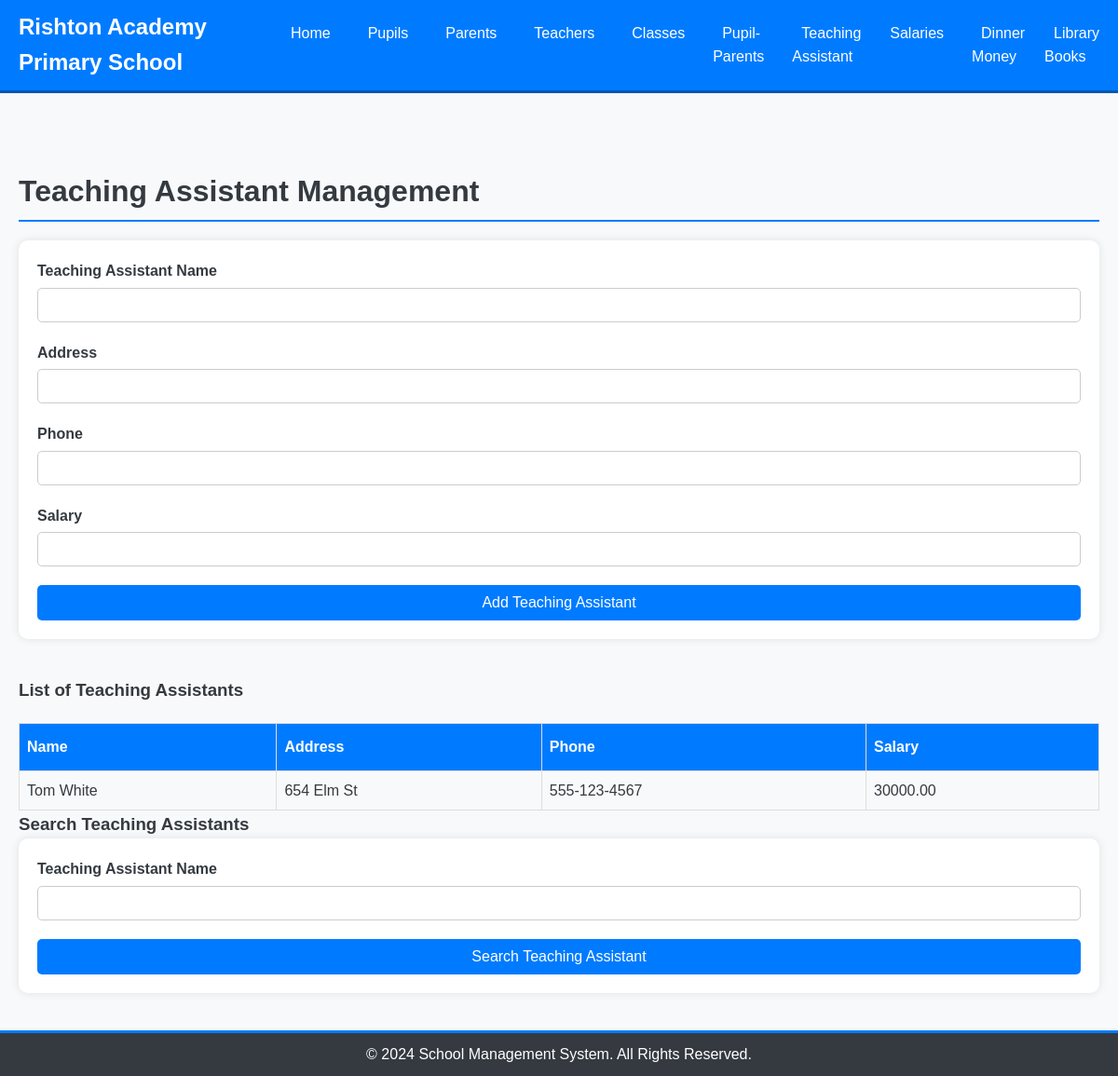
/teaching_assistant.php, run on the app's committed database.
### tables this page shows
CREATE TABLE `TeachingAssistants` (
  `TAID` int(11) NOT NULL,
  `Name` varchar(255) NOT NULL,
  `Address` varchar(255) NOT NULL,
  `Phone` varchar(255) DEFAULT NULL,
  `Salary` decimal(10,2) DEFAULT NULL
);

### teaching_assistant.php (the view, shortened to what this page needs)
<?php include 'templates/layout.php'; ?>
<?php include 'includes/db_connect.php'; ?>
<div class="container">
    <section class="teaching-assistant-management">
        <h2>Teaching Assistant Management</h2>
        <form method="post" action="teaching_assistant.php" class="form-teaching-assistant">
            <div class="form-group">
                <label for="name">Teaching Assistant Name</label>
                <input type="text" id="name" name="name" required>
            </div>
            <div class="form-group">
                <label for="address">Address</label>
                <input type="text" id="address" name="address" required>
            </div>
            <div class="form-group">
                <label for="phone">Phone</label>
                <input type="text" id="phone" name="phone">
            </div>
            <div class="form-group">
                <label for="salary">Salary</label>
                <input type="number" step="0.01" id="salary" name="salary">
            </div>
            <button type="submit" name="add_teaching_assistant" class="btn btn-primary">Add Teaching Assistant</button>
        </form>
        <h3>List of Teaching Assistants</h3>
        <table class="teaching-assistants-table">
            <thead>
                <tr>
                    <th>Name</th>
                    <th>Address</th>
                    <th>Phone</th>
                    <th>Salary</th>
                </tr>
            </thead>
            <tbody>
                <?php
                $result = $link->query("SELECT * FROM TeachingAssistants");
                while($row = $result->fetch_assoc()) {
                    echo "<tr>
                            <td>" . $row['Name'] . "</td>
                            <td>" . $row['Address'] . "</td>
                            <td>" . $row['Phone'] . "</td>
                            <td>" . $row['Salary'] . "</td>
                        </tr>";
                }
                ?>
            </tbody>
        </table>
        <h3>Search Teaching Assistants</h3>
        <form method="get" action="teaching_assistant.php" class="form-teaching-assistant">
            <div class="form-group">
                <label for="search_name">Teaching Assistant Name</label>
                <input type="text" id="search_name" name="search_name" required>
            </div>
            <button type="submit" name="search_teaching_assistant" class="btn btn-primary">Search Teaching Assistant</button>
        </form>
    </section>
</div>
<footer>
    <div class="container">
        <p>&copy; 2024 School Management System. All Rights Reserved.</p>
    </div>
</footer>
</body>
</html>

### css/styles.css (style rules this page uses)
* { margin: 0; padding: 0; box-sizing: border-box; font-family: Arial, sans-serif; }
body { background-color: #f8f9fa; color: #343a40; line-height: 1.6; }
.container { max-width: 1200px; margin: auto; padding: 0 20px; }
footer { background: #343a40; color: #fff; text-align: center; padding: 10px 0; border-top: 3px solid #007bff; }
footer p { margin: 0; }
.form-group { margin-bottom: 20px; }
.form-group label { margin-bottom: 5px; display: block; font-weight: bold; }
.form-group input, .form-group textarea, .form-group select { width: 100%; padding: 10px; border-radius: 5px; border: 1px solid #ccc; }
.btn { background: #007bff; color: #fff; padding: 10px 20px; text-decoration: none; border-radius: 5px; transition: background 0.3s; cursor: pointer; border: none; font-size: 1em; }
.teaching-assistant-management { margin-top: 40px; }
.teaching-assistant-management h2 { font-size: 2em; margin-bottom: 20px; border-bottom: 2px solid #007bff; padding-bottom: 5px; }
.form-teaching-assistant { display: flex; flex-direction: column; margin-bottom: 40px; padding: 20px; background: #fff; border-radius: 10px; box-shadow: 0 0 10px rgba(0, 0, 0, 0.1); }
.teaching-assistants-table { width: 100%; border-collapse: collapse; margin-top: 20px; }
.teaching-assistants-table th, .teaching-assistants-table td { border: 1px solid #ddd; padding: 8px; text-align: left; }
.teaching-assistants-table th { background-color: #007bff; color: white; padding-top: 12px; padding-bottom: 12px; }
.form-group input, .form-group select { width: 100%; padding: 10px; border-radius: 5px; border: 1px solid #ccc; }

### data on the page
teachingassistants: Name "Tom White", Address "654 Elm St", Phone "555-123-4567", Salary "30000.00"
